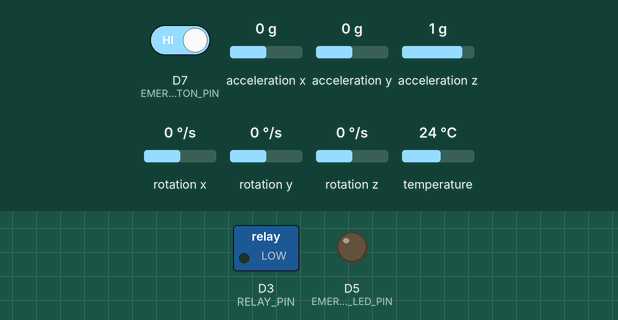
The sketch below on a simulated ESP8266 (NodeMCU). Shown: switched loads named in the sketch (green lamp = pin HIGH), output pins drawn as LEDs (lit = HIGH). The test bench sets the inputs (shaded band); at power-on: acceleration x 0 g, D7 (EMERGENCY_BUTTON_PIN) HIGH, acceleration y 0 g, acceleration z 1 g, rotation x 0 °/s, rotation y 0 °/s, rotation z 0 °/s, temperature 24 °C. WiFi joins after 1.5 s; servers stay silent unless stated; the Firebase database answers and starts empty; what the sketch prints to the serial monitor is not drawn.

Above: at 3.7 s.
3.8 s: acceleration x set to -1.4 g
At 14.1 s:
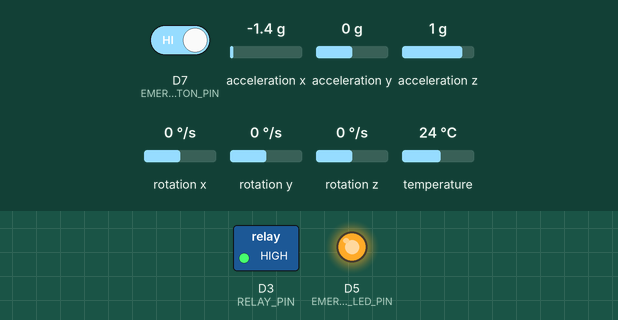
At 14.9 s:
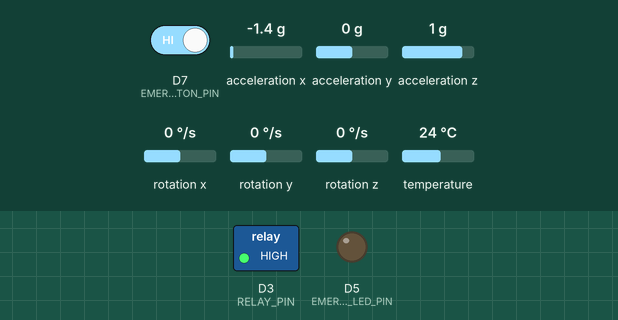
15.1 s: D7 (EMERGENCY_BUTTON_PIN) driven LOW
At 21.1 s:
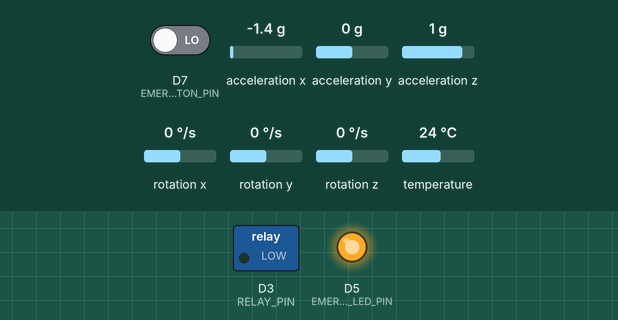
Timing chart, 0 to 29.5 s (numbered marks = the images above; inputs shaded):
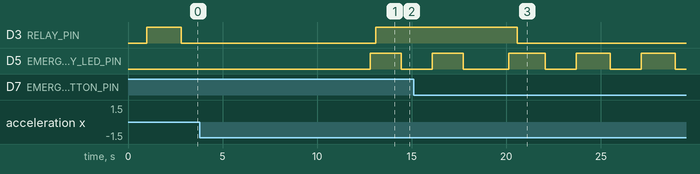

Measured:
- after the input at 3.8 s, D3 (RELAY_PIN): LOW → HIGH after 9.3 s; D5 (EMERGENCY_LED_PIN): LOW → HIGH after 9.0 s, → LOW 1.6 s later
- after the input at 15.1 s, D3 (RELAY_PIN): HIGH → LOW after 5.5 s

The sketch:

consumer_priya_esp8266.ino
```cpp
// ================================================
// BGI Smart Water Grid — Consumer Priya (ESP8266)
// Valve-only node (no flow sensor installed)
// DUAL MODE (Internet/Firebase + USB Serial)
// ================================================
#include <ESP8266WiFi.h>
#include <Firebase_ESP_Client.h>
#include <addons/TokenHelper.h>
#include <addons/RTDBHelper.h>
#include <WiFiManager.h>
#include <Ticker.h>
#include <Wire.h>
#include <SoftwareSerial.h>

// ========================= NODE LINK (UART Bridge) =========================
SoftwareSerial NodeLink(D6, D4); // RX, TX
#include <Adafruit_MPU6050.h>
#include <Adafruit_Sensor.h>
#include "env.h"

// ========================= FIREBASE =========================
FirebaseData fbdo;
FirebaseAuth auth;
FirebaseConfig config;
bool firebaseConnected = false;

// ========================= TIMING =========================
unsigned long sendDataPrevMillis = 0;
unsigned long lastControlCheckMs = 0;
Ticker blinker;

void blink() { digitalWrite(LED_BUILTIN, !digitalRead(LED_BUILTIN)); }
void configModeCallback(WiFiManager *wm) {
  Serial.println(F("AP Config Mode"));
  blinker.attach(0.2, blink);
}

// ========================= MPU6050 =========================
Adafruit_MPU6050 mpu;
bool mpuInitialized = false;
unsigned long lastTamperTime = 0;
float baseAccelX, baseAccelY, baseAccelZ;
float tamperThreshold = 0.2;
float shockThreshold = 0.5;

// ========================= HARDWARE PINS =========================
#define RELAY_PIN D3
#define RELAY_ON LOW
#define RELAY_OFF HIGH
#define EMERGENCY_BUTTON_PIN D7
#define EMERGENCY_LED_PIN D5

// ========================= STATE =========================
bool  emergencyActive  = false;
bool  tamperDetected   = false;
bool  currentValveState = false;
float flowRate         = 0.0;   // Always 0 (no sensor)
float totalLitres      = 0.0;   // Always 0 (no sensor)
float emergencyLitres  = 0.0;   // Always 0 (no sensor)
float emergencyValue   = 0.0;   // Current SOS quota remaining (seconds)
unsigned long lastEmergencyTick = 0;
unsigned long lastValveActionTime = 0;

bool emergencyChangedLocally = false;

// ========================= ALERT LOGGER =========================
void logAlert(const char* node, const char* type, const char* msg) {
  if (firebaseConnected && Firebase.ready()) {
    FirebaseJson json;
    json.add("node", node);
    json.add("type", type);
    json.add("msg", msg);
    json.set("timestamp/.sv", "timestamp");
    Firebase.RTDB.pushJSON(&fbdo, F("alertLogs"), &json);
  }
}

// ========================= EMERGENCY CONTROL =========================
void setEmergency(bool state, const char* source) {
  if (emergencyActive == state) return;
  emergencyActive = state;
  Serial.printf("SOS EMERGENCY [%s]: %s\n", source, emergencyActive ? "ON" : "OFF");

  if (emergencyActive) {
    emergencyValue = 60.0;
    lastEmergencyTick = millis();
    if (firebaseConnected && Firebase.ready()) {
      FirebaseJson log;
      log.add("nodeId", "consumer_node_8266");
      log.add("event", "SOS_ACTIVATED");
      log.add("source", source);
      log.add("type", "TIME_BASED");
      log.set("timestamp/.sv", "timestamp");
      Firebase.Firestore.createDocument(&fbdo, FIREBASE_PROJECT_ID, "", "emergencyLogs", log.raw());
    }
  }

  if (firebaseConnected && Firebase.ready()) {
    Firebase.RTDB.setBool(&fbdo, F("sensorData/consumer_node_8266/emergencyActive"), emergencyActive);
    Firebase.RTDB.setFloat(&fbdo, F("sensorData/consumer_node_8266/emergencyValue"), emergencyValue);
    Firebase.RTDB.setString(&fbdo, F("sensorData/consumer_node_8266/emergencySource"), source);
  }
  digitalWrite(EMERGENCY_LED_PIN, emergencyActive ? HIGH : LOW);
  logAlert("Priya", "EMERGENCY", emergencyActive ? "Emergency ENABLED" : "Emergency DISABLED");
}

void toggleEmergency(const char* source) {
  setEmergency(!emergencyActive, source);
}

// ========================= SETUP =========================
void setup() {
  Serial.begin(115200);
  delay(1000);
  Serial.println(F("\n== Consumer Node Priya Starting (Dual Mode) =="));

  pinMode(RELAY_PIN, OUTPUT);
  digitalWrite(RELAY_PIN, RELAY_OFF);
  currentValveState = false;

  pinMode(EMERGENCY_BUTTON_PIN, INPUT_PULLUP);
  pinMode(EMERGENCY_LED_PIN, OUTPUT);
  digitalWrite(EMERGENCY_LED_PIN, LOW);

  NodeLink.begin(9600);
  Wire.begin(D2, D1);
  if (!mpu.begin()) {
    Serial.println(F("MPU6050 not found!"));
  } else {
    Serial.println(F("MPU6050 OK"));
    mpuInitialized = true;
    sensors_event_t a, g, temp;
    mpu.getEvent(&a, &g, &temp);
    baseAccelX = a.acceleration.x;
    baseAccelY = a.acceleration.y;
    baseAccelZ = a.acceleration.z;
  }

  WiFiManager wm;
  wm.setAPCallback(configModeCallback);
  wm.setConfigPortalTimeout(30);
  if (!wm.autoConnect("JalBoard_Priya_AP")) {
    Serial.println(F("WiFi config timeout. Booting in offline/USB mode."));
  } else {
    Serial.println(F("WiFi Connected!"));
    config.api_key = API_KEY;
    config.database_url = DATABASE_URL;
    if (Firebase.signUp(&config, &auth, "", "")) {
      Serial.println("Sign-up Success");
      firebaseConnected = true;
    } else {
      Serial.printf("Sign-up Fail: %s\n", config.signer.signupError.message.c_str());
    }

    config.token_status_callback = tokenStatusCallback;
    Firebase.begin(&config, &auth);
    Firebase.reconnectWiFi(true);
    fbdo.setResponseSize(2048);
    fbdo.setBSSLBufferSize(2048, 1024);
  }

  Serial.printf("Setup OK | Heap: %d\n", ESP.getFreeHeap());
}

void loop() {
  static unsigned long lastWifiCheck = 0;
  static unsigned long wifiDownStartTime = 0;

  if (WiFi.status() != WL_CONNECTED) {
    firebaseConnected = false;
    if (wifiDownStartTime == 0) wifiDownStartTime = millis();
    if (millis() - wifiDownStartTime > 30000 && millis() - lastWifiCheck > 10000) {
      lastWifiCheck = millis();
      WiFi.reconnect();
    }
  } else {
    wifiDownStartTime = 0;
    firebaseConnected = true;
  }

  // ---- UART SERIAL COMMANDS (From Gateway) ----
  if (NodeLink.available() || Serial.available()) {
    String line = NodeLink.available() ? NodeLink.readStringUntil('\n') : Serial.readStringUntil('\n');
    line.trim();
    int colonIdx = line.indexOf(':');
    if (colonIdx > 0) {
      String targetNode = line.substring(0, colonIdx);
      String cmd = line.substring(colonIdx + 1);

      if (targetNode == "consumer_node_8266") {
        if (cmd == "toggleSOS") {
          setEmergency(!emergencyActive, "UART_SERIAL");
        } else if (cmd == "clearTamper") {
          tamperDetected = false;
          if (mpuInitialized) {
            sensors_event_t a, g, temp;
            mpu.getEvent(&a, &g, &temp);
            baseAccelX = a.acceleration.x; baseAccelY = a.acceleration.y; baseAccelZ = a.acceleration.z;
          }
          if (firebaseConnected && Firebase.ready()) {
             Firebase.RTDB.setBool(&fbdo, F("valves/consumer_node_8266/gov"), true);
          }
        } else if (cmd == "resetData") {
          tamperDetected = false; emergencyActive = false; emergencyValue = 0;
        } else if (cmd == "openValve") {
          currentValveState = true;
          digitalWrite(RELAY_PIN, RELAY_ON);
          if (firebaseConnected && Firebase.ready()) Firebase.RTDB.setBool(&fbdo, F("valves/consumer_node_8266/gov"), true);
        } else if (cmd == "closeValve") {
          currentValveState = false;
          digitalWrite(RELAY_PIN, RELAY_OFF);
          if (firebaseConnected && Firebase.ready()) Firebase.RTDB.setBool(&fbdo, F("valves/consumer_node_8266/gov"), false);
        }
      }
    }
  }

  static unsigned long btnPressStartTime = 0;
  bool btnState = (digitalRead(EMERGENCY_BUTTON_PIN) == LOW);

  if (btnState) {
    if (btnPressStartTime == 0) btnPressStartTime = millis();
    if (!emergencyActive && (millis() - btnPressStartTime > 2000)) {
       setEmergency(true, "PHYSICAL_BUTTON_HOLD");
       emergencyChangedLocally = true;
       btnPressStartTime = 0;
    }
  } else {
    if (btnPressStartTime > 0) {
       unsigned long duration = millis() - btnPressStartTime;
       if (emergencyActive && duration < 800 && duration > 50) {
          setEmergency(false, "PHYSICAL_BUTTON_STOP");
          emergencyChangedLocally = true;
       }
       btnPressStartTime = 0;
    }
  }

  static unsigned long lastTamperBlink = 0;
  static bool tamperLedState = false;
  if (tamperDetected) {
    if (millis() - lastTamperBlink > 200) {
      lastTamperBlink = millis();
      tamperLedState = !tamperLedState;
      digitalWrite(EMERGENCY_LED_PIN, tamperLedState ? HIGH : LOW);
    }
  } else {
    digitalWrite(EMERGENCY_LED_PIN, emergencyActive ? HIGH : LOW);
  }

  if (firebaseConnected && Firebase.ready() && (millis() - lastControlCheckMs > 1000)) {
    lastControlCheckMs = millis();

    if (Firebase.RTDB.getJSON(&fbdo, F("commands/consumer_node_8266"))) {
      FirebaseJson &j = fbdo.jsonObject();
      FirebaseJsonData d;
      if (j.get(d, F("reset")) && d.success && d.boolValue) {
        tamperDetected = false; emergencyActive = false; emergencyValue = 0;
        Firebase.RTDB.setBool(&fbdo, F("commands/consumer_node_8266/reset"), false);
      }
      if (j.get(d, F("triggerEmergency")) && d.success && d.boolValue) {
        if (!emergencyActive) setEmergency(true, "WEB_DASHBOARD");
        Firebase.RTDB.setBool(&fbdo, F("commands/consumer_node_8266/triggerEmergency"), false);
        emergencyChangedLocally = false;
      }
      if (j.get(d, F("sosActive")) && d.success) {
        if (d.boolValue) {
          emergencyChangedLocally = false;
        } else if (!d.boolValue && emergencyActive && !emergencyChangedLocally) {
          setEmergency(false, "WEB_DASHBOARD");
        }
      }
      if (j.get(d, F("clearTamper")) && d.success && d.boolValue) {
        tamperDetected = false;
        Firebase.RTDB.setBool(&fbdo, F("commands/consumer_node_8266/clearTamper"), false);
        Firebase.RTDB.setBool(&fbdo, F("sensorData/consumer_node_8266/tamperDetected"), false);
        Firebase.RTDB.setBool(&fbdo, F("valves/consumer_node_8266/gov"), true);
        if (mpuInitialized) {
          sensors_event_t a, g, temp;
          mpu.getEvent(&a, &g, &temp);
          baseAccelX = a.acceleration.x; baseAccelY = a.acceleration.y; baseAccelZ = a.acceleration.z;
        }
      }
    }

    bool gov = true, usr = true;
    if (Firebase.RTDB.getJSON(&fbdo, F("valves/consumer_node_8266"))) {
      FirebaseJson &j = fbdo.jsonObject();
      FirebaseJsonData d;
      if (j.get(d, F("gov")) && d.success) gov = d.boolValue;
      if (j.get(d, F("user")) && d.success) usr = d.boolValue;
    }

    bool newState = (gov && usr && !tamperDetected) || emergencyActive;
    if (newState != currentValveState) {
      currentValveState = newState;
      digitalWrite(RELAY_PIN, currentValveState ? RELAY_ON : RELAY_OFF);
      lastValveActionTime = millis();
    }
  }

  if (emergencyActive && (millis() - lastEmergencyTick > 1000)) {
    lastEmergencyTick = millis();
    if (emergencyValue > 0) {
      emergencyValue -= 1.0;
    } else {
      setEmergency(false, "QUOTA_EXHAUSTED");
    }
    static unsigned long lastValueReport = 0;
    if (firebaseConnected && Firebase.ready() && millis() - lastValueReport > 2000) {
      lastValueReport = millis();
      Firebase.RTDB.setFloat(&fbdo, F("sensorData/consumer_node_8266/emergencyValue"), emergencyValue);
    }
  }

  static unsigned long lastMPU = 0;
  static unsigned long movementStart = 0;
  static float jerkAccumulator = 0;

  if (mpuInitialized && (millis() - lastMPU > 50)) {
    lastMPU = millis();
    sensors_event_t a, g, temp;
    mpu.getEvent(&a, &g, &temp);
    float ax = a.acceleration.x, ay = a.acceleration.y, az = a.acceleration.z;

    if (baseAccelX == 0 && baseAccelY == 0 && baseAccelZ == 0) {
      baseAccelX = ax; baseAccelY = ay; baseAccelZ = az;
    }

    static float prevX = ax, prevY = ay, prevZ = az;
    float jerk = fabsf(ax - prevX) + fabsf(ay - prevY) + fabsf(az - prevZ);
    prevX = ax; prevY = ay; prevZ = az;
    jerkAccumulator = (jerkAccumulator * 0.9f) + jerk;

    float dotProduct = (ax * baseAccelX + ay * baseAccelY + az * baseAccelZ);
    float magCurr = sqrtf(ax*ax + ay*ay + az*az);
    float magBase = sqrtf(baseAccelX*baseAccelX + baseAccelY*baseAccelY + baseAccelZ*baseAccelZ);
    float angleCos = dotProduct / (magCurr * magBase);
    if (angleCos > 1.0f) angleCos = 1.0f;
    float tiltAngle = acosf(angleCos) * 57.2958f;

    bool isMoving = (jerkAccumulator > (tamperThreshold * 2.0f)) || (tiltAngle > 25.0f);

    if (isMoving) {
      if (movementStart == 0) movementStart = millis();
      unsigned long held = millis() - movementStart;
      bool buttonHeld = (digitalRead(EMERGENCY_BUTTON_PIN) == LOW);
      if (!tamperDetected && !buttonHeld && (held > 2000) && (millis() - lastValveActionTime > 8000)) {
        tamperDetected = true;
        lastTamperTime = millis();
        logAlert("Priya", "TAMPER", "Confirmed displacement/tilt detected. Valve locked.");
        if (firebaseConnected && Firebase.ready()) Firebase.RTDB.setBool(&fbdo, F("valves/consumer_node_8266/gov"), false);
      }
    } else {
      movementStart = 0;
      if (!tamperDetected) {
        baseAccelX = baseAccelX * 0.999f + ax * 0.001f;
        baseAccelY = baseAccelY * 0.999f + ay * 0.001f;
        baseAccelZ = baseAccelZ * 0.999f + az * 0.001f;
      }
    }
  }

  static unsigned long lastSettingsSync = 0;
  if (firebaseConnected && Firebase.ready() && (millis() - lastSettingsSync > 15000 || lastSettingsSync == 0)) {
    lastSettingsSync = millis();
    if (Firebase.RTDB.getFloat(&fbdo, F("settings/tamperSensitivity"))) {
      float ts = fbdo.floatData();
      if (ts > 0.01 && ts < 10.0) tamperThreshold = ts;
    }
  }

  // ---- USB SERIAL + FIREBASE JSON ----
  if (millis() - sendDataPrevMillis > 500) {
    sendDataPrevMillis = millis();

    if (firebaseConnected && Firebase.ready()) {
      Firebase.RTDB.setBool(&fbdo, F("sensorData/consumer_node_8266/tamperDetected"), tamperDetected);
      Firebase.RTDB.setBool(&fbdo, F("sensorData/consumer_node_8266/valveState"), currentValveState);
      Firebase.RTDB.setBool(&fbdo, F("sensorData/consumer_node_8266/emergencyActive"), emergencyActive);
      Firebase.RTDB.setFloat(&fbdo, F("sensorData/consumer_node_8266/emergencyValue"), emergencyValue);
      Firebase.RTDB.setFloat(&fbdo, F("sensorData/consumer_node_8266/flowRate"), 0);
      Firebase.RTDB.setFloat(&fbdo, F("sensorData/consumer_node_8266/totalLitres"), 0);
      Firebase.RTDB.setFloat(&fbdo, F("sensorData/consumer_node_8266/emergencyLitres"), 0);
      Firebase.RTDB.setTimestamp(&fbdo, F("sensorData/consumer_node_8266/lastSeen"));
    }

    char jsonBuf[256];
    snprintf(jsonBuf, sizeof(jsonBuf), "{\"node\":\"consumer_node_8266\",\"flowRate\":0,\"totalLitres\":0,\"valveState\":%s,\"tamperDetected\":%s,\"emergencyActive\":%s,\"emergencyValue\":%.2f,\"theftCandidate\":false,\"lastSeen\":%lu}",
      currentValveState ? "true" : "false",
      tamperDetected ? "true" : "false", emergencyActive ? "true" : "false",
      emergencyValue, millis());

    Serial.println(jsonBuf);
    NodeLink.println(jsonBuf); // Send to Ramesh (Gateway)
  }
}
```

env.h
```cpp
#ifndef ENV_H
#define ENV_H

// =========================
// NETWORK & FIREBASE CONFIG
// =========================
#define API_KEY "AIzaSyCvusQ7HayK60x0arP-wqXU5tvPd4NzBSs"
// Firebase Realtime Database URL
#define DATABASE_URL "https://bgihackathon-3a036-default-rtdb.asia-southeast1.firebasedatabase.app/"
#define FIREBASE_PROJECT_ID "bgihackathon-3a036"

#endif
```
